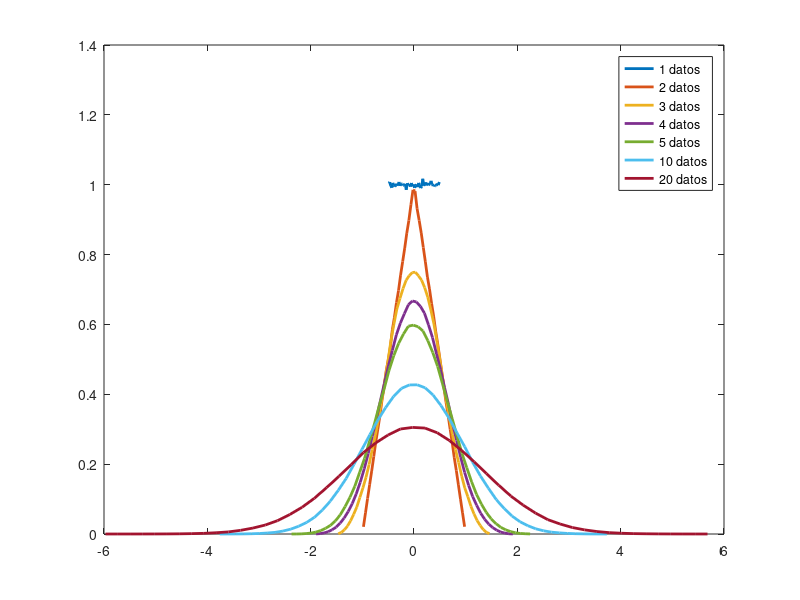

The MATLAB script that drew this image:
## Generemos muchos puntos aleatorios, tomados de una distribución
## uniforme
m=2000000; ## Número de puntos
bins=50;

## Acumulemos muestras aleatorias uniformemente distribuidas para
## ver comportamiento acumulado

figure(2,"name","Distribuciones acumuladas");
hold off;
for n=[1 2 3 4 5 10 20]
  title=sprintf(";%i datos;",n);

  d=sum(rand(n,m)-0.5,1);
  [nn,xx] = hist(d,bins,1); ## Muestre histograma normalizado
  dx=xx(2)-xx(1);
  plot(xx,nn/dx,title,"linewidth",2);
  hold on;
endfor
